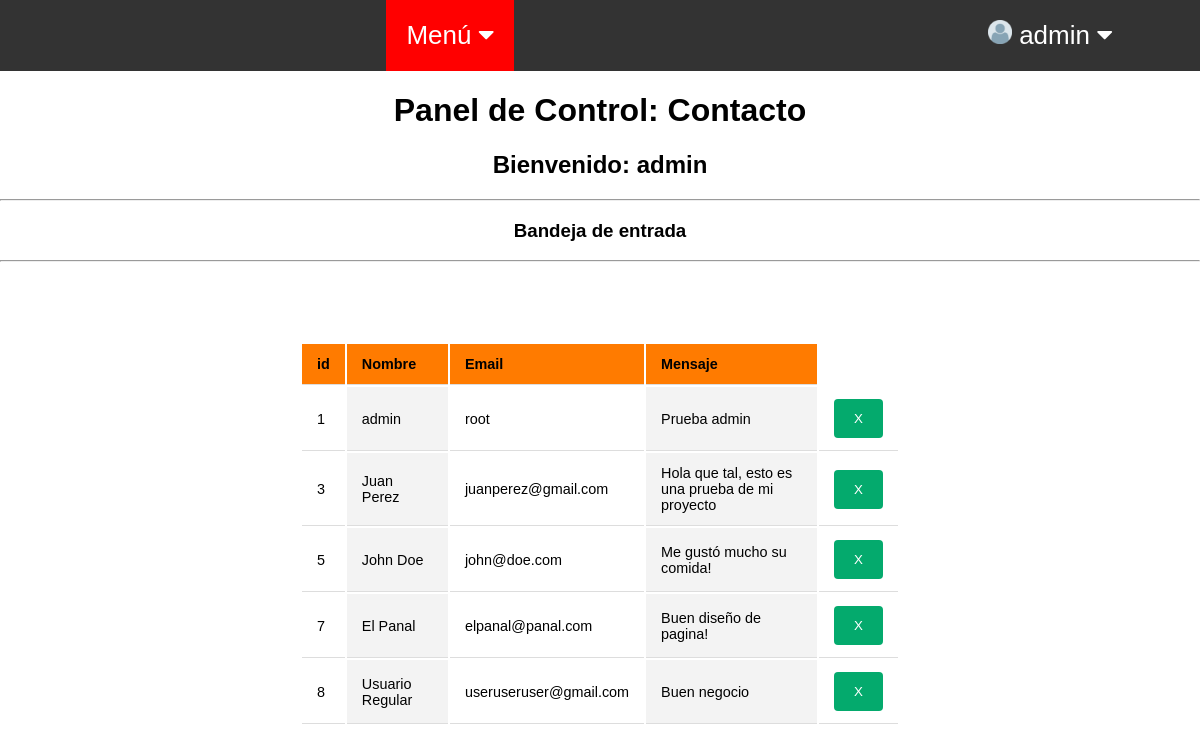
The app's page /Views/cli/admin_contacto.php (signed in) with its own data.
### tables this page shows
CREATE TABLE `mensaje` (
  `id` int NOT NULL AUTO_INCREMENT,
  `firstname` varchar(45) NOT NULL,
  `email` varchar(45) NOT NULL,
  `message` varchar(200) NOT NULL,
  PRIMARY KEY (`id`)
);

### Views/cli/admin_contacto.php (the view, shortened to what this page needs)
<?php
    $connection = mysqli_connect('localhost', 'root', 'qwert', 'panal_db');
    mysqli_set_charset($connection, "utf8");
    $mensaje = "SELECT * FROM mensaje";
?>
<!DOCTYPE html>
<html lang="en">
<head>
    <link rel="stylesheet" href="/PROYECTO/Views/css/style.css">
    <link rel="stylesheet" href="/PROYECTO/Views/css/contacto.css">
    <link rel="stylesheet" href="/PROYECTO/Views/css/admin.css">
</head>
<body>
    <?php include('admin_header.php') ?>
    <div>
        <h1 style="text-align: center;"> Panel de Control: Contacto </h1>
        <h2 style="text-align: center;"> Bienvenido: <?php echo $_SESSION['usuario'] ?> </h2>
    </div>
    <hr style="width:100%;text-align:left;margin-left:0">
    <div>
        <h3 style="text-align: center;"> Bandeja de entrada </h3>
    </div>
    <hr style="width:100%;text-align:left;margin-left:0">
    <div class="tabla-usuarios">
        <table>
            <tr>
                <th>id</th>
                <th>Nombre</th>
                <th>Email</th>
                <th>Mensaje</th>
            </tr>
            <?php $resultado = mysqli_query($connection, $mensaje);
            while($row=mysqli_fetch_assoc($resultado))
            { ?>
                <tr>
                    <td> <?php echo $row["id"] ?> </td>
                    <td> <?php echo $row["firstname"]?> </td>
                    <td> <?php echo $row["email"]?> </td>
                    <td> <?php echo $row["message"]?> </td>
                    <td>
                        <form method="POST" id="form_eliminar_<?php echo $row['id']; ?>" action="/PROYECTO/Views/cli/admin_contacto.php">
                            <input type="submit" value="X">
                        </form>
                    </td>
                </tr>
            <?php } mysqli_free_result($resultado); ?>
        </table>
    </div>
</body>
</html>

### Views/css/contacto.css (style rules this page uses)
input[type=submit] { background-color: #04AA6D; color: white; padding: 12px 20px; border: none; border-radius: 4px; cursor: pointer; }

### Views/css/admin.css (style rules this page uses)
.tabla-usuarios { margin: 25px 0; font-size: 0.9em; width: 600px; height: auto; margin: 80px auto; display: flex; flex-direction: column; }
.tabla-usuarios th { background-color: rgb(255, 123, 0); text-align: left; font-weight: bold; }
.tabla-usuarios th, .tabla-usuarios td { padding: 12px 15px; border-bottom: 1px solid #dddddd; }
.tabla-usuarios td:nth-of-type(even) { background-color: #f3f3f3; }

### Views/css/style_admin.css (style rules this page uses)
* { box-sizing: border-box; }
html, body { width: 100%; height: 100%; margin: 0; background-color: #FFFFFF; Font-family: Arial, Helvetica, sans-serif; }

### records on screen
mensaje: id "1", firstname "admin", email "root", message "Prueba admin"
mensaje: id "3", firstname "Juan Perez", email "juanperez@gmail.com", message "Hola que tal, esto es una prueba de mi proyecto"
mensaje: id "5", firstname "John Doe", email "john@doe.com", message "Me gustó mucho su comida!"
mensaje: id "7", firstname "El Panal", email "elpanal@panal.com", message "Buen diseño de pagina!"
mensaje: id "8", firstname "Usuario Regular", email "useruseruser@gmail.com", message "Buen negocio"

### other values on screen
$_SESSION['usuario'] "admin"
